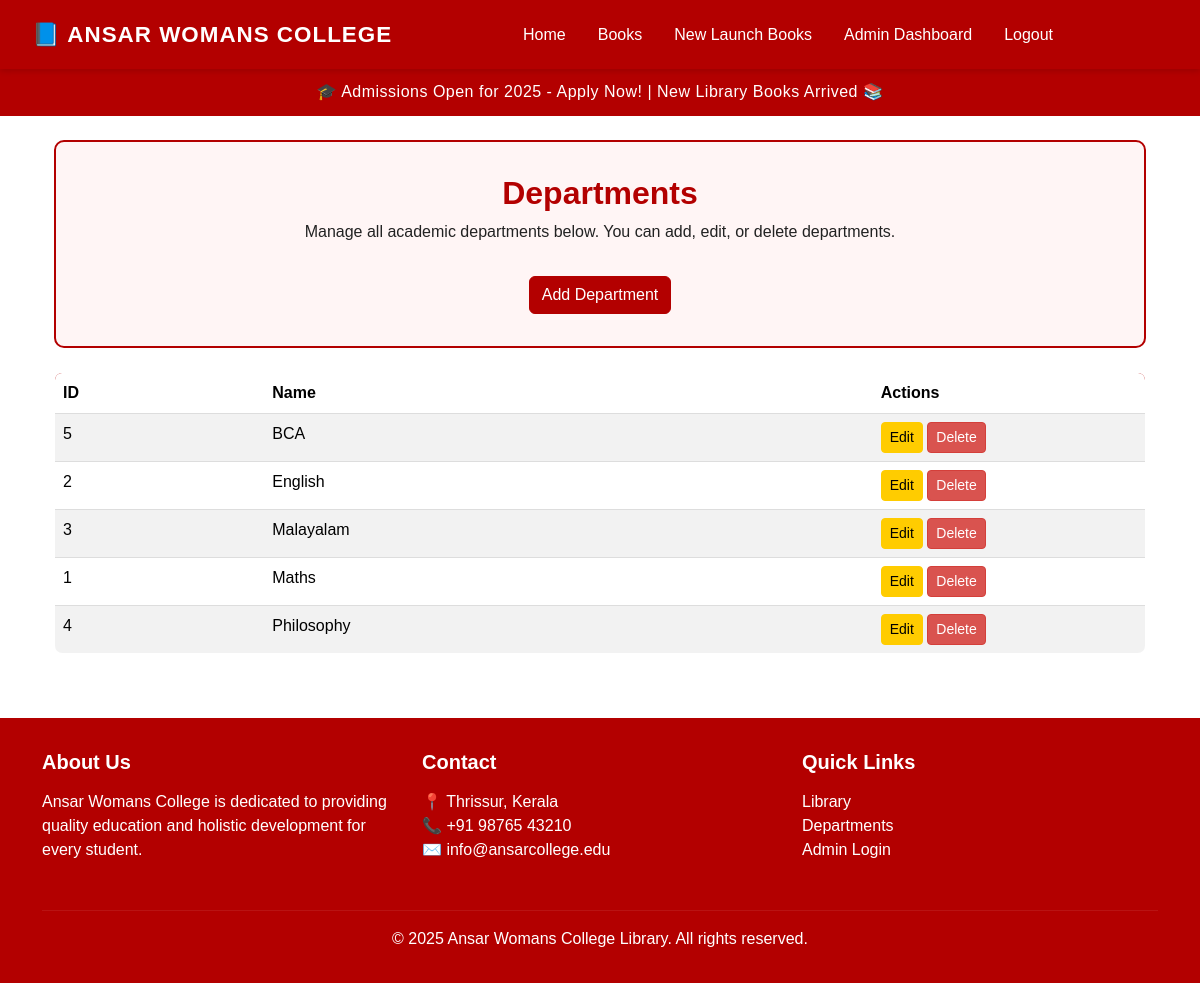
The page /admin/departments (signed in) on the database its author committed.
### tables this page shows
CREATE TABLE departments (
    id INTEGER PRIMARY KEY AUTOINCREMENT,
    name TEXT UNIQUE NOT NULL
);

### app.py (the view)
@app.route("/admin/departments")
@admin_required
def admin_departments():
    conn = get_db()
    cur = conn.cursor()
    cur.execute("SELECT * FROM departments ORDER BY name")
    departments = cur.fetchall()
    conn.close()
    return render_template("admin_departments.html", departments=departments)

### app.py (called while the page is built)
def get_db():
    conn = sqlite3.connect(DB_PATH)
    conn.row_factory = sqlite3.Row  # Important: allows accessing columns by name
    return conn

def admin_required(f):
    @wraps(f)
    def decorated(*args, **kwargs):
        if not session.get("admin_logged_in"):
            flash("Please login first.", "warning")
            return redirect(url_for("admin_login"))
        return f(*args, **kwargs)
    return decorated

### templates/admin_departments.html (shortened to what this page needs)
{% extends "layout.html" %}
{% block content %}
<div class="container mt-4">
  <div class="page-header">
    <h2>Departments</h2>
    <p>Manage all academic departments below. You can add, edit, or delete departments.</p>
    <a href="{{ url_for('admin_add_department') }}" class="btn btn-primary mt-3">Add Department</a>
  </div>
  <table class="table table-striped mt-4">
    <thead>
      <tr>
        <th>ID</th>
        <th>Name</th>
        <th style="width: 25%;">Actions</th>
      </tr>
    </thead>
    <tbody>
      {% for dept in departments %}
      <tr>
        <td>{{ dept.id }}</td>
        <td>{{ dept.name }}</td>
        <td>
          <a href="{{ url_for('admin_edit_department', dept_id=dept.id) }}" class="btn btn-sm btn-warning">Edit</a>
          <form action="{{ url_for('admin_delete_department', dept_id=dept.id) }}" method="POST" style="display:inline;" onsubmit="return confirm('Are you sure you want to delete this department?');">
            <button type="submit" class="btn btn-sm btn-danger">Delete</button>
          </form>
        </td>
      </tr>
      {% endfor %}
    </tbody>
  </table>
</div>
{% endblock %}

### static/css/style.css (style rules this page uses)
body { background: #f8f9fa; }

### templates/layout.html (style rules this page uses)
body { background-color: #ffffff; color: #222; font-family: "Poppins", sans-serif; }

### templates/admin_departments.html (style rules this page uses)
.page-header { background-color: #fff5f5; border: 2px solid #b30000; border-radius: 10px; padding: 2rem; margin-top: 20px; text-align: center; }
.page-header h2 { color: #b30000; font-weight: 700; }
.btn-primary { background-color: #b30000; border-color: #b30000; }
.table { margin-top: 2rem; border: 1px solid #ddd; background-color: #fff; border-radius: 8px; overflow: hidden; }
.table thead { background-color: #b30000; color: white; }
.btn-warning { background-color: #ffcc00; border-color: #ffcc00; color: #000; }
.btn-danger { background-color: #d9534f; border-color: #d43f3a; }

### rows shown on the page
departments: id "5", name "BCA"
departments: id "2", name "English"
departments: id "3", name "Malayalam"
departments: id "1", name "Maths"
departments: id "4", name "Philosophy"
